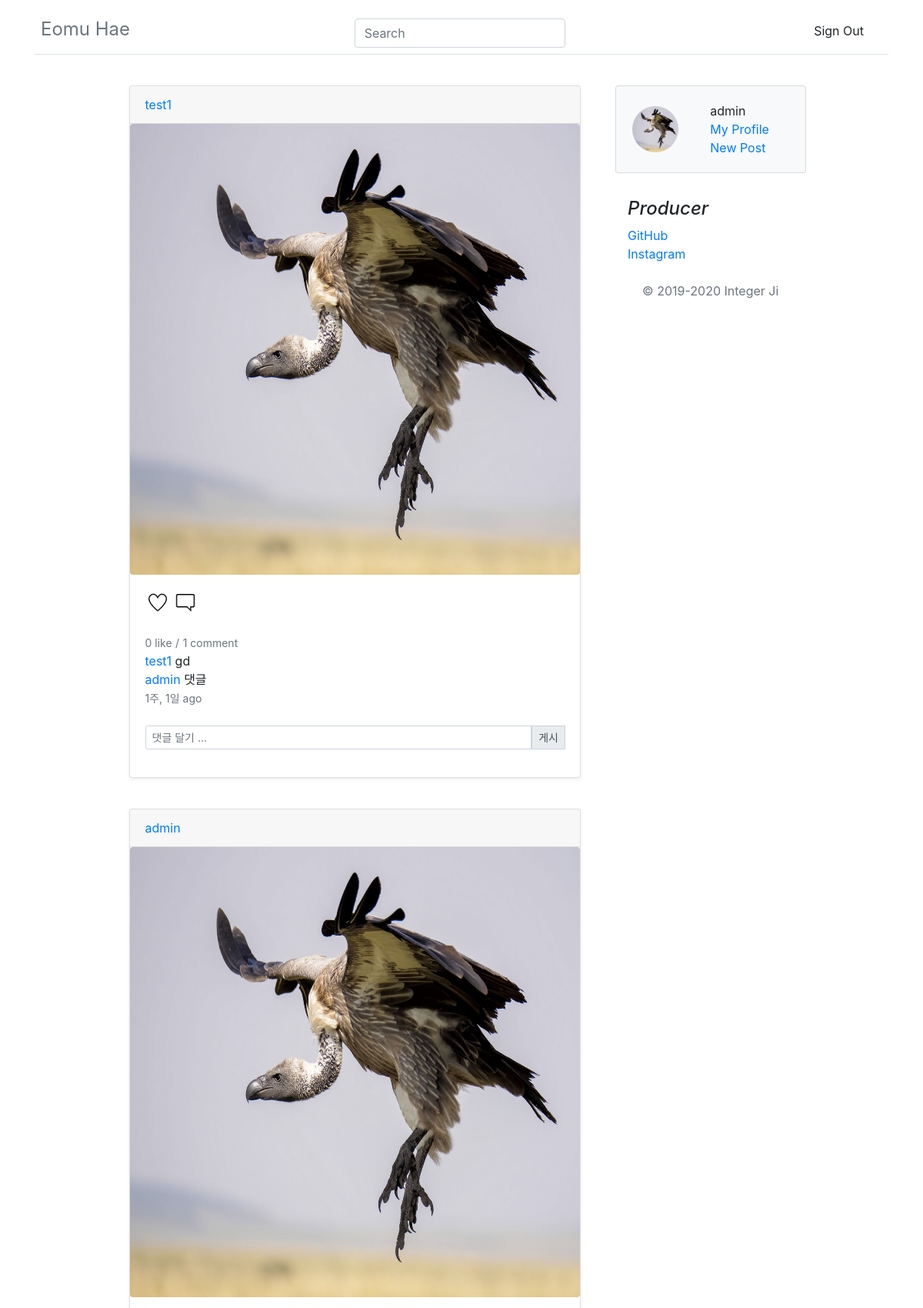
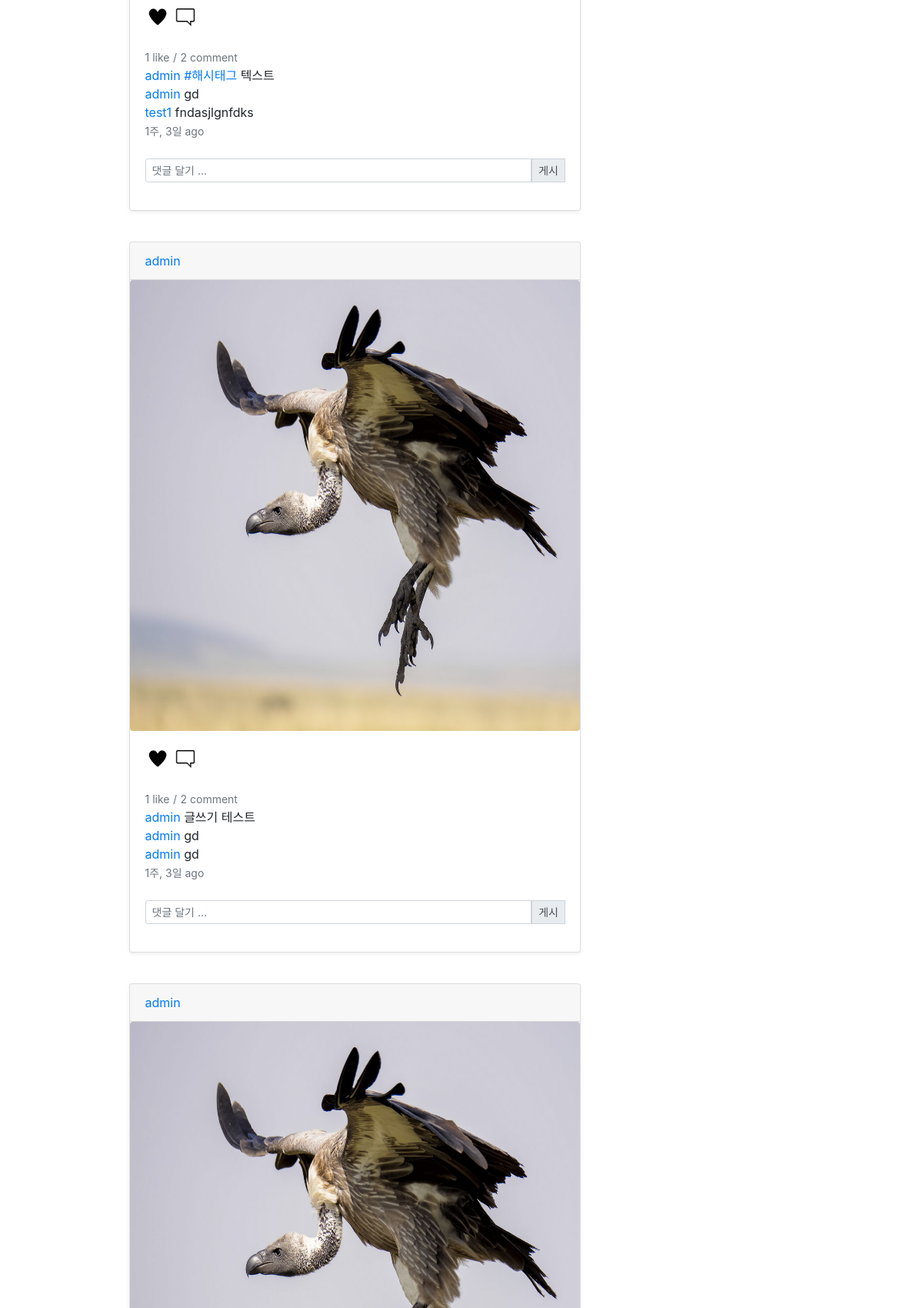
Page /intworldapp/index/ (signed in, upper part) on the committed database (2 pictures, top to bottom).
### intworldapp/models.py (models this page shows, shortened)
class Post(models.Model):
    main_text = models.CharField(max_length=200)
    create_user = models.ForeignKey(User, on_delete = models.CASCADE)
    create_date = models.DateTimeField('date published', default=timezone.now)
    update_date = models.DateTimeField('date published', null = True, default=timezone.now)
    create_img = models.ImageField(blank=True, upload_to="post/%Y/%m/%d", null=True)
    likes = models.ManyToManyField(User, related_name='likes')
    tag_set = models.ManyToManyField('Tag', blank=True)
    @property
    def total_likes(self):
        return self.likes.count()

class Comment(models.Model):
    comment = models.ForeignKey(Post, on_delete=models.CASCADE, null=True, related_name='comments')
    comment_text = models.CharField(max_length=200)
    comment_user = models.ForeignKey(User, on_delete=models.CASCADE, null = True)
    comment_date = models.DateTimeField('date published', default=timezone.now)
    class Meta:
        ordering = ['-id']

class Tag(models.Model):
    tag_name = models.CharField(max_length=140, unique=True)

### intworldapp/views.py (the view)
# urls.py: path('index/', views.index, name="index"),
def index(request):
    posts = Post.objects.all().order_by('-id')
    app_url = request.path
    conn_user = request.user
    conn_profile = Profile.objects.get(user=conn_user)
    if not conn_profile.profile_image:
        pic_url = ""
    else:
        pic_url = conn_profile.profile_image.url
    context = {
        'id' : conn_user.username,
        'nick' : conn_profile.nick,
        'profile_pic' : pic_url,
        'intro' : conn_profile.intro,
        'posts' : posts,
        'app_url' : app_url,
    }
    return render(request, 'index.html', context=context)

### intworldapp/templatetags/post_extras.py (called while the page is built)
@register.filter
def add_link(value):
    main_text = value.main_text
    tags = value.tag_set.all()
    for tag in tags:
        main_text = re.sub(r'\#'+tag.tag_name+r'\b', '<a href="/intworldapp/explore/tags/'+tag.tag_name+'">#'+tag.tag_name+'</a>', main_text)
    return main_text

### intworldapp/templates/index.html (shortened to what this page needs)
{% extends 'base.html' %}
{% load post_extras %}
{% load humanize %}
{% block content %}
<head>
</head>
<body>
  <main role="main" class="container">
    <div class="row justify-content-center">
      <div class="col-md-7 blog-main">
        <div class="container">
          {% for post in posts.all %}
          <div class="card-deck mb-3">
            <div class="card mb-4 shadow-sm">
              <div class="card-header">
                  <div class="btn-group" style="float: left;">
                    <a class="my-0 font-weight-normal" href="{% url 'userpage' post.create_user %}"><span class="writer_name">{{ post.create_user }}</span></a>
                  </div>
              </div>
              {% if post.create_img %}
              <div class="text-center">
                <img src="{{post.create_img.url}}" class="rounded" alt="..." width="585.5dp" height="585.5dp">
              </div>
              {% else %}
              <a>no</a>
              {% endif %}
              <div class="card-body">
                {% if post.likes.all %}
                <a class="like" name="{{ post.pk }}"><img id="like-img{{ post.pk }}" src="/static/like_after.png" alt="클릭시 좋아요 취소" style="width: 2rem; height:2rem;"></a>
                {% else %}
                <a class="like" name="{{ post.pk }}"><img id="like-img{{ post.pk }}" src="/static/like_before.png" alt="클릭시 좋아요" style="width: 2rem; height:2rem;"></a>
                {% endif %}
                <a href="{% url 'detail' post.id %}"><img src="/static/detail.png" alt="detail 이동" style="width: 2rem; height:2rem;"></a>
                <div class="group">
                <br>
                <small class="text-muted"><span class="like_count" id="count{{ post.pk }}">{{ post.total_likes }} like</span></small>
                <small class="text-muted">/</small>
                <small class="text-muted">{{post.comments.count}} comment</small>
                <br>
                <a class="my-0 font-weight-normal" href="{% url 'userpage' post.create_user %}">{{ post.create_user }}</a>
                <a class="card-title pricing-card-title">{{ post|add_link|safe }}</a>
                <br>
                {% for comment in post.comments.all %}
                <a class="card-text" href="{% url 'userpage' comment.comment_user %}"><span class="comment_writer_name">{{comment.comment_user}}</span></a>
                <a class="card-text">{{comment.comment_text}}
                  <br>
                  {% endfor %}
                  <small class="text-muted">{{ post.create_date | naturaltime }}</small>
                </div>
                <br>
                <div class="group">
                  <form action="{% url 'c_post' post.id %}" method="POST">
                    <div class="input-group input-group-sm mb-3">
                      <input type="text" class="form-control" aria-label="Sizing example input" aria-describedby="inputGroup-sizing-sm" name="comment_text" id="comment_text" placeholder="댓글 달기 ..." style="display:inline-block">
                      <div class="input-group-prepend">
                        <button class="input-group-text" id="inputGroup-sizing-sm" type="submit">게시</button>
                      </div>
                    </div>
                  </form>
                  </div>
              </div>
            </div>
          </div>
          {% endfor %}
        </div>
      </div>
      <aside class="col-md-3 blog-sidebar">
        <div class="card mb-3 bg-light rounded" style="max-width: 540px;" bg-light rounded>
          <div class="row no-gutters">
            <div class="col-md-5 d-flex align-items-center d-flex justify-content-center">
              <img src="{{ profile_pic }}" alt="..." class="rounded-circle" width="60" height="60">
            </div>
            <div class="col-md-6">
              <div class="card-body">
                <a><span id="user_name">{{user.username}}</span></a>
                <br>
                <a href="{% url 'mypage' %}">My Profile</a>
                <br>
                <a href="{% url 'post' %}">New Post</a>
              </div>
            </div>
          </div>
        </div>
        <div class="p-3">
          <h4 class="font-italic">Producer</h4>
          <ol class="list-unstyled">
            <li><a href="https://github.com/integerJI">GitHub</a></li>
            <li><a href="https://www.instagram.com/integer_ji/">Instagram</a></li>
          </ol>
          <footer class="my-2 pt-2 text-muted text-center text-small">
            <p class="mb-1">&copy; 2019-2020 Integer Ji</p>
          </footer>
        </div>
      </aside>
    </div>
  </main>
</body>
{% endblock %}

### intworldproject/templates/base.html (shortened to what this page needs)
<!doctype html>
<html lang="en">
  <head>
    <link rel="stylesheet" href="https://stackpath.bootstrapcdn.com/bootstrap/4.4.1/css/bootstrap.min.css">
<link href="/docs/4.4/dist/css/bootstrap.min.css" rel="stylesheet">
  </head>
  <body>
  <div class="container">
  <header class="blog-header py-3">
    <div class="container d-flex flex-column flex-md-row justify-content-between bg-white border-bottom p-2 mb-6">
        <h4 class="my-0 font-weight-normal"><a class="text-muted" href="{% url 'index' %}">Eomu Hae</a></h4>
        <form class="form-inline my-2 my-lg-0" action="{% url 'search' %}" method="post">
          <input class="form-control mr-sm-2" type="search" placeholder="Search" aria-label="Search" name="q" value="{{q}}">
          </form>
        <div class="btn-group">
            <a class="dropdown-item" href="{% url 'signout'%}">Sign Out</a>
        </div>
    </div>
  </header>
<br>
{% block content %}
{% endblock %}
</div>
</body>
</html>

### rows in the picture
Post: create_user "test1", create_img (picture), total_likes "0", comments.count "1", main_text+id "gd", create_date "1주, 1일 ago"
Comment: comment_user "admin", comment_text "댓글"
Post: create_user "admin", create_img (picture), total_likes "1", comments.count "2", main_text+id "#해시태그 텍스트", create_date "1주, 3일 ago"
Comment: comment_user "admin", comment_text "gd"
Comment: comment_user "test1", comment_text "fndasjlgnfdks"
Post: create_user "admin", create_img (picture), total_likes "1", comments.count "2", main_text+id "글쓰기 테스트", create_date "1주, 3일 ago"
Comment: comment_user "admin", comment_text "gd"
Comment: comment_user "admin", comment_text "gd"
Post: create_user "admin", create_img (picture)

### other values in the picture
{{ user.username }} "admin"
